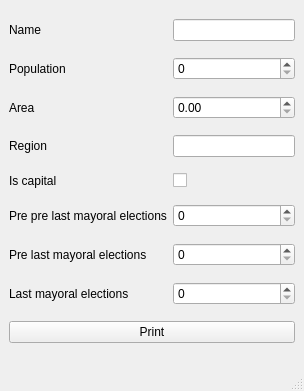
<?xml version="1.0" encoding="UTF-8"?>
<ui version="4.0">
 <class>MainWindow</class>
 <widget class="QMainWindow" name="MainWindow">
  <property name="geometry">
   <rect>
    <x>0</x>
    <y>0</y>
    <width>304</width>
    <height>391</height>
   </rect>
  </property>
  <property name="windowTitle">
   <string>MainWindow</string>
  </property>
  <widget class="QWidget" name="centralwidget">
   <layout class="QGridLayout" name="gridLayout">
    <item row="0" column="2">
     <widget class="QLineEdit" name="nameLineEdit"/>
    </item>
    <item row="1" column="2">
     <widget class="QSpinBox" name="populationSpinBox">
      <property name="maximum">
       <number>200000</number>
      </property>
     </widget>
    </item>
    <item row="2" column="2">
     <widget class="QDoubleSpinBox" name="areaSpinBox">
      <property name="singleStep">
       <double>0.010000000000000</double>
      </property>
     </widget>
    </item>
    <item row="4" column="2">
     <widget class="QCheckBox" name="isCapitalCheckBox">
      <property name="text">
       <string/>
      </property>
     </widget>
    </item>
    <item row="5" column="0" colspan="2">
     <widget class="QLabel" name="label_6">
      <property name="text">
       <string>Pre pre last mayoral elections</string>
      </property>
     </widget>
    </item>
    <item row="5" column="2">
     <widget class="QSpinBox" name="spinBox_1">
      <property name="maximum">
       <number>2100</number>
      </property>
     </widget>
    </item>
    <item row="6" column="0" colspan="2">
     <widget class="QLabel" name="label_7">
      <property name="text">
       <string>Pre last mayoral elections</string>
      </property>
     </widget>
    </item>
    <item row="6" column="2">
     <widget class="QSpinBox" name="spinBox_2">
      <property name="maximum">
       <number>2100</number>
      </property>
     </widget>
    </item>
    <item row="7" column="0" colspan="2">
     <widget class="QLabel" name="label_8">
      <property name="text">
       <string>Last mayoral elections</string>
      </property>
     </widget>
    </item>
    <item row="7" column="2">
     <widget class="QSpinBox" name="spinBox_3">
      <property name="maximum">
       <number>2100</number>
      </property>
     </widget>
    </item>
    <item row="0" column="0" colspan="2">
     <widget class="QLabel" name="label">
      <property name="layoutDirection">
       <enum>Qt::LeftToRight</enum>
      </property>
      <property name="text">
       <string>Name</string>
      </property>
     </widget>
    </item>
    <item row="1" column="0" colspan="2">
     <widget class="QLabel" name="label_2">
      <property name="text">
       <string>Population</string>
      </property>
     </widget>
    </item>
    <item row="2" column="0" colspan="2">
     <widget class="QLabel" name="label_3">
      <property name="text">
       <string>Area</string>
      </property>
     </widget>
    </item>
    <item row="3" column="0" colspan="2">
     <widget class="QLabel" name="label_4">
      <property name="text">
       <string>Region</string>
      </property>
     </widget>
    </item>
    <item row="4" column="0" colspan="2">
     <widget class="QLabel" name="label_5">
      <property name="text">
       <string>Is capital</string>
      </property>
     </widget>
    </item>
    <item row="3" column="2">
     <widget class="QLineEdit" name="regionLineEdit"/>
    </item>
    <item row="8" column="0" colspan="3">
     <widget class="QPushButton" name="printButton">
      <property name="text">
       <string>Print</string>
      </property>
     </widget>
    </item>
   </layout>
  </widget>
  <widget class="QMenuBar" name="menubar">
   <property name="geometry">
    <rect>
     <x>0</x>
     <y>0</y>
     <width>304</width>
     <height>30</height>
    </rect>
   </property>
  </widget>
  <widget class="QStatusBar" name="statusbar"/>
 </widget>
 <resources/>
 <connections/>
</ui>
